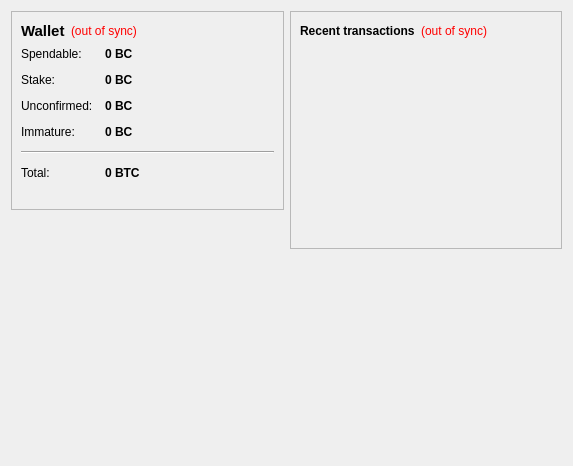
<?xml version="1.0" encoding="UTF-8"?>
<ui version="4.0">
 <class>OverviewPage</class>
 <widget class="QWidget" name="OverviewPage">
  <property name="geometry">
   <rect>
    <x>0</x>
    <y>0</y>
    <width>573</width>
    <height>466</height>
   </rect>
  </property>
  <property name="windowTitle">
   <string>Form</string>
  </property>
  <layout class="QHBoxLayout" name="horizontalLayout" stretch="1,1">
   <item>
    <layout class="QVBoxLayout" name="verticalLayout_2">
     <item>
      <widget class="QFrame" name="frame">
       <property name="frameShape">
        <enum>QFrame::StyledPanel</enum>
       </property>
       <property name="frameShadow">
        <enum>QFrame::Raised</enum>
       </property>
       <layout class="QVBoxLayout" name="verticalLayout_4">
        <item>
         <layout class="QHBoxLayout" name="horizontalLayout_4">
          <item>
           <widget class="QLabel" name="label_5">
            <property name="font">
             <font>
              <pointsize>11</pointsize>
              <weight>75</weight>
              <bold>true</bold>
             </font>
            </property>
            <property name="text">
             <string>Wallet</string>
            </property>
           </widget>
          </item>
          <item>
           <widget class="QLabel" name="labelWalletStatus">
            <property name="toolTip">
             <string>The displayed information may be out of date. Your wallet automatically synchronizes with the Tubecoin network after a connection is established, but this process has not completed yet.</string>
            </property>
            <property name="styleSheet">
             <string notr="true">QLabel { color: red; }</string>
            </property>
            <property name="text">
             <string notr="true">(out of sync)</string>
            </property>
            <property name="alignment">
             <set>Qt::AlignLeading|Qt::AlignLeft|Qt::AlignVCenter</set>
            </property>
           </widget>
          </item>
          <item>
           <spacer name="horizontalSpacer_2">
            <property name="orientation">
             <enum>Qt::Horizontal</enum>
            </property>
            <property name="sizeHint" stdset="0">
             <size>
              <width>40</width>
              <height>20</height>
             </size>
            </property>
           </spacer>
          </item>
         </layout>
        </item>
        <item>
         <layout class="QFormLayout" name="formLayout_2">
          <property name="fieldGrowthPolicy">
           <enum>QFormLayout::AllNonFixedFieldsGrow</enum>
          </property>
          <property name="horizontalSpacing">
           <number>12</number>
          </property>
          <property name="verticalSpacing">
           <number>12</number>
          </property>
          <item row="0" column="0">
           <widget class="QLabel" name="label">
            <property name="text">
             <string>Spendable:</string>
            </property>
           </widget>
          </item>
          <item row="0" column="1">
           <widget class="QLabel" name="labelBalance">
            <property name="font">
             <font>
              <weight>75</weight>
              <bold>true</bold>
             </font>
            </property>
            <property name="cursor">
             <cursorShape>IBeamCursor</cursorShape>
            </property>
            <property name="toolTip">
             <string>Your current spendable balance</string>
            </property>
            <property name="text">
             <string notr="true">0 BC</string>
            </property>
            <property name="textInteractionFlags">
             <set>Qt::LinksAccessibleByMouse|Qt::TextSelectableByKeyboard|Qt::TextSelectableByMouse</set>
            </property>
           </widget>
          </item>
          <item row="1" column="0">
           <widget class="QLabel" name="label_6">
            <property name="text">
             <string>Stake:</string>
            </property>
           </widget>
          </item>
          <item row="1" column="1">
           <widget class="QLabel" name="labelStake">
            <property name="font">
             <font>
              <weight>75</weight>
              <bold>true</bold>
             </font>
            </property>
            <property name="cursor">
             <cursorShape>IBeamCursor</cursorShape>
            </property>
            <property name="toolTip">
             <string>Total of coins that was staked, and do not yet count toward the current balance</string>
            </property>
            <property name="text">
             <string notr="true">0 BC</string>
            </property>
            <property name="textInteractionFlags">
             <set>Qt::LinksAccessibleByMouse|Qt::TextSelectableByKeyboard|Qt::TextSelectableByMouse</set>
            </property>
           </widget>
          </item>
          <item row="2" column="0">
           <widget class="QLabel" name="label_3">
            <property name="text">
             <string>Unconfirmed:</string>
            </property>
           </widget>
          </item>
          <item row="2" column="1">
           <widget class="QLabel" name="labelUnconfirmed">
            <property name="font">
             <font>
              <weight>75</weight>
              <bold>true</bold>
             </font>
            </property>
            <property name="cursor">
             <cursorShape>IBeamCursor</cursorShape>
            </property>
            <property name="toolTip">
             <string>Total of transactions that have yet to be confirmed, and do not yet count toward the current balance</string>
            </property>
            <property name="text">
             <string notr="true">0 BC</string>
            </property>
            <property name="textInteractionFlags">
             <set>Qt::LinksAccessibleByMouse|Qt::TextSelectableByKeyboard|Qt::TextSelectableByMouse</set>
            </property>
           </widget>
          </item>
          <item row="3" column="0">
           <widget class="QLabel" name="labelImmatureText">
            <property name="text">
             <string>Immature:</string>
            </property>
           </widget>
          </item>
          <item row="3" column="1">
           <widget class="QLabel" name="labelImmature">
            <property name="font">
             <font>
              <weight>75</weight>
              <bold>true</bold>
             </font>
            </property>
            <property name="toolTip">
             <string>Mined balance that has not yet matured</string>
            </property>
            <property name="text">
             <string notr="true">0 BC</string>
            </property>
            <property name="textInteractionFlags">
             <set>Qt::LinksAccessibleByMouse|Qt::TextSelectableByKeyboard|Qt::TextSelectableByMouse</set>
            </property>
           </widget>
          </item>
          <item row="4" column="0" colspan="2">
           <widget class="Line" name="line">
            <property name="orientation">
             <enum>Qt::Horizontal</enum>
            </property>
           </widget>
          </item>
          <item row="5" column="0">
           <widget class="QLabel" name="labelTotalText">
            <property name="text">
             <string>Total:</string>
            </property>
           </widget>
          </item>
          <item row="5" column="1">
           <widget class="QLabel" name="labelTotal">
            <property name="font">
             <font>
              <weight>75</weight>
              <bold>true</bold>
             </font>
            </property>
            <property name="cursor">
             <cursorShape>IBeamCursor</cursorShape>
            </property>
            <property name="toolTip">
             <string>Your current total balance</string>
            </property>
            <property name="text">
             <string notr="true">0 BTC</string>
            </property>
            <property name="textInteractionFlags">
             <set>Qt::LinksAccessibleByMouse|Qt::TextSelectableByKeyboard|Qt::TextSelectableByMouse</set>
            </property>
           </widget>
          </item>
         </layout>
        </item>
        <item>
         <widget class="QLabel" name="label_2">
          <property name="text">
           <string/>
          </property>
          <property name="pixmap">
           <pixmap>../res/icons/bitcoin.png</pixmap>
          </property>
         </widget>
        </item>
       </layout>
      </widget>
     </item>
     <item>
      <spacer name="verticalSpacer">
       <property name="orientation">
        <enum>Qt::Vertical</enum>
       </property>
       <property name="sizeHint" stdset="0">
        <size>
         <width>20</width>
         <height>40</height>
        </size>
       </property>
      </spacer>
     </item>
    </layout>
   </item>
   <item>
    <layout class="QVBoxLayout" name="verticalLayout_3">
     <item>
      <widget class="QFrame" name="frame_2">
       <property name="frameShape">
        <enum>QFrame::StyledPanel</enum>
       </property>
       <property name="frameShadow">
        <enum>QFrame::Raised</enum>
       </property>
       <layout class="QVBoxLayout" name="verticalLayout">
        <item>
         <layout class="QHBoxLayout" name="horizontalLayout_2">
          <item>
           <widget class="QLabel" name="label_4">
            <property name="text">
             <string>&lt;b&gt;Recent transactions&lt;/b&gt;</string>
            </property>
           </widget>
          </item>
          <item>
           <widget class="QLabel" name="labelTransactionsStatus">
            <property name="toolTip">
             <string>The displayed information may be out of date. Your wallet automatically synchronizes with the Tubecoin network after a connection is established, but this process has not completed yet.</string>
            </property>
            <property name="styleSheet">
             <string notr="true">QLabel { color: red; }</string>
            </property>
            <property name="text">
             <string notr="true">(out of sync)</string>
            </property>
            <property name="alignment">
             <set>Qt::AlignRight|Qt::AlignTrailing|Qt::AlignVCenter</set>
            </property>
           </widget>
          </item>
          <item>
           <spacer name="horizontalSpacer">
            <property name="orientation">
             <enum>Qt::Horizontal</enum>
            </property>
            <property name="sizeHint" stdset="0">
             <size>
              <width>40</width>
              <height>20</height>
             </size>
            </property>
           </spacer>
          </item>
         </layout>
        </item>
        <item>
         <widget class="QListView" name="listTransactions">
          <property name="styleSheet">
           <string notr="true">QListView { background: transparent; }</string>
          </property>
          <property name="frameShape">
           <enum>QFrame::NoFrame</enum>
          </property>
          <property name="verticalScrollBarPolicy">
           <enum>Qt::ScrollBarAlwaysOff</enum>
          </property>
          <property name="horizontalScrollBarPolicy">
           <enum>Qt::ScrollBarAlwaysOff</enum>
          </property>
          <property name="selectionMode">
           <enum>QAbstractItemView::NoSelection</enum>
          </property>
         </widget>
        </item>
       </layout>
      </widget>
     </item>
     <item>
      <spacer name="verticalSpacer_2">
       <property name="orientation">
        <enum>Qt::Vertical</enum>
       </property>
       <property name="sizeHint" stdset="0">
        <size>
         <width>20</width>
         <height>40</height>
        </size>
       </property>
      </spacer>
     </item>
    </layout>
   </item>
  </layout>
 </widget>
 <resources/>
 <connections/>
</ui>
